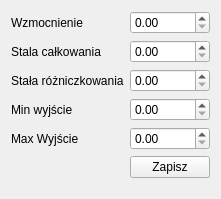
<?xml version="1.0" encoding="UTF-8"?>
<ui version="4.0">
 <class>PIDWidget</class>
 <widget class="QWidget" name="PIDWidget">
  <property name="geometry">
   <rect>
    <x>0</x>
    <y>0</y>
    <width>215</width>
    <height>199</height>
   </rect>
  </property>
  <property name="windowTitle">
   <string>form</string>
  </property>
  <layout class="QHBoxLayout" name="horizontalLayout">
   <item>
    <layout class="QFormLayout" name="formLayout">
     <item row="0" column="0">
      <widget class="QLabel" name="label">
       <property name="text">
        <string>Wzmocnienie</string>
       </property>
      </widget>
     </item>
     <item row="0" column="1">
      <widget class="QDoubleSpinBox" name="wzmocnienie"/>
     </item>
     <item row="1" column="0">
      <widget class="QLabel" name="label_2">
       <property name="text">
        <string>Stala całkowania</string>
       </property>
      </widget>
     </item>
     <item row="1" column="1">
      <widget class="QDoubleSpinBox" name="stalaCalkowania"/>
     </item>
     <item row="2" column="0">
      <widget class="QLabel" name="label_3">
       <property name="text">
        <string>Stała różniczkowania</string>
       </property>
      </widget>
     </item>
     <item row="2" column="1">
      <widget class="QDoubleSpinBox" name="stalaRozniczkowania"/>
     </item>
     <item row="3" column="0">
      <widget class="QLabel" name="label_4">
       <property name="text">
        <string>Min wyjście</string>
       </property>
      </widget>
     </item>
     <item row="3" column="1">
      <widget class="QDoubleSpinBox" name="minWyjscie"/>
     </item>
     <item row="4" column="0">
      <widget class="QLabel" name="label_5">
       <property name="text">
        <string>Max Wyjście</string>
       </property>
      </widget>
     </item>
     <item row="4" column="1">
      <widget class="QDoubleSpinBox" name="maxWyjscie"/>
     </item>
     <item row="5" column="1">
      <widget class="QPushButton" name="Zapisz">
       <property name="text">
        <string>Zapisz</string>
       </property>
      </widget>
     </item>
    </layout>
   </item>
  </layout>
 </widget>
 <resources/>
 <connections/>
</ui>
